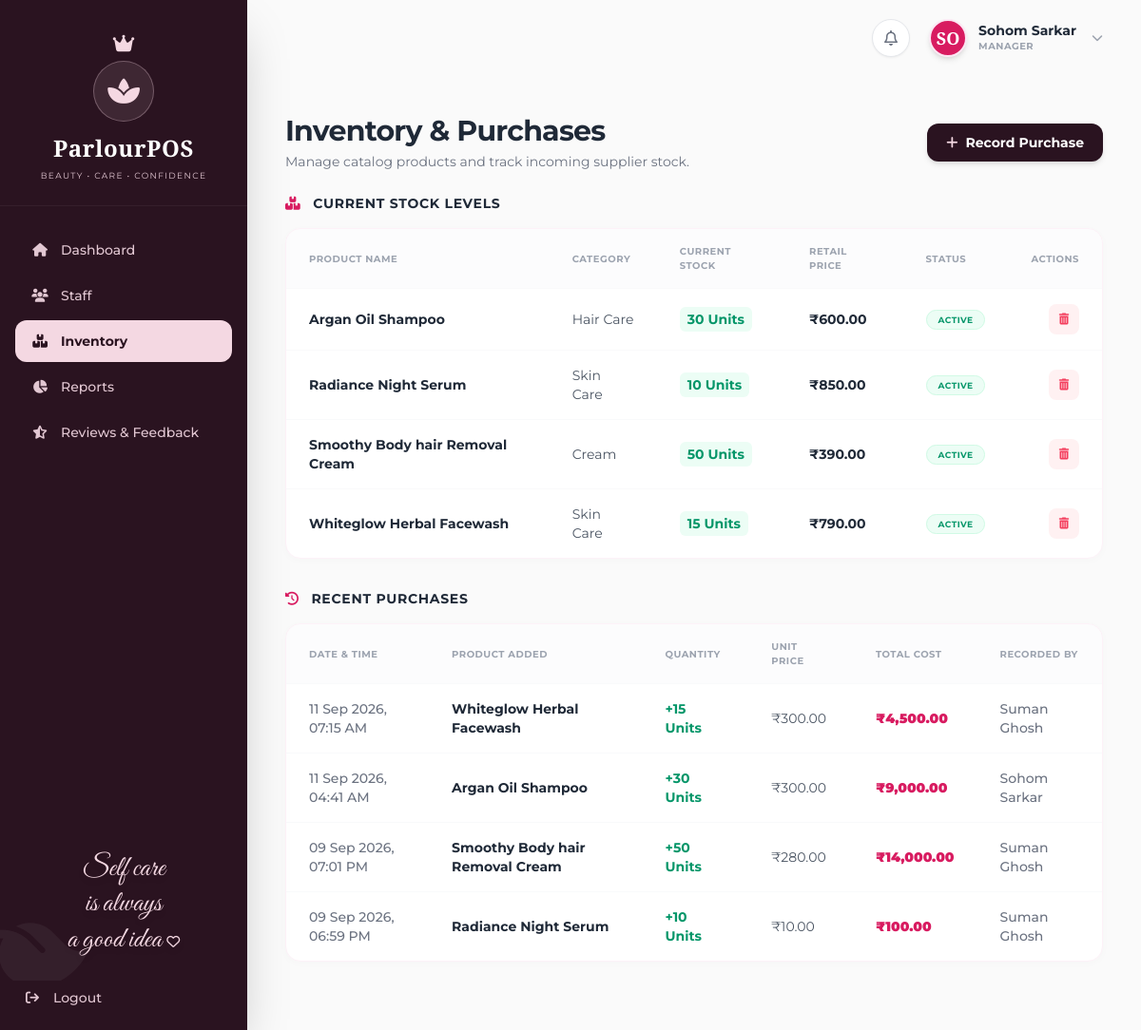
The page /ParlourPOS/manager/inventory.php (signed in) on the database its author committed.
### tables this page shows
CREATE TABLE `catalog_items` (
  `id` int(11) NOT NULL,
  `type` enum('Service','Product') NOT NULL,
  `category` varchar(50) NOT NULL,
  `name` varchar(100) NOT NULL,
  `image` varchar(255) DEFAULT NULL,
  `price` decimal(10,2) NOT NULL,
  `tax_percent` decimal(5,2) DEFAULT 0.00,
  `current_stock` int(11) DEFAULT NULL,
  `min_stock` int(11) DEFAULT NULL,
  `status` enum('Active','Inactive') DEFAULT 'Active',
  `created_at` timestamp NOT NULL DEFAULT current_timestamp(),
  `stock` int(11) DEFAULT 0
);

CREATE TABLE `purchases` (
  `id` int(11) NOT NULL,
  `product_id` int(11) NOT NULL,
  `user_id` int(11) NOT NULL,
  `quantity` int(11) NOT NULL,
  `unit_price` decimal(10,2) NOT NULL,
  `total_cost` decimal(10,2) NOT NULL,
  `created_at` timestamp NOT NULL DEFAULT current_timestamp()
);

CREATE TABLE `users` (
  `id` int(11) NOT NULL,
  `name` varchar(100) NOT NULL,
  `email` varchar(100) NOT NULL,
  `phone` varchar(20) DEFAULT NULL,
  `password` varchar(255) DEFAULT NULL,
  `role` enum('Super Admin','Manager','Receptionist','Beautician') NOT NULL,
  `commission_type` enum('Percentage','Fixed','None') DEFAULT 'None',
  `commission_value` decimal(10,2) DEFAULT 0.00,
  `status` enum('Active','Inactive') DEFAULT 'Active',
  `photo` varchar(255) DEFAULT NULL,
  `document` varchar(255) DEFAULT NULL,
  `created_at` timestamp NOT NULL DEFAULT current_timestamp(),
  `google_id` varchar(255) DEFAULT NULL
);

### ParlourPOS/manager/inventory.php (the view, shortened to what this page needs)
<?php
require_once '../config/database.php';
$products = [];
try {
    $res = $conn->query("SELECT id, name, category, price, COALESCE(stock, 0) as stock, status FROM catalog_items WHERE type = 'Product' ORDER BY name ASC");
    if ($res) while ($row = $res->fetch_assoc()) $products[] = $row;
} catch (Exception $e) {}
$purchases = [];
try {
    $res2 = $conn->query("
        SELECT p.id, p.quantity, p.unit_price, p.total_cost, COALESCE(p.created_at, CURRENT_TIMESTAMP) as date_added, c.name as product_name, u.name as added_by
        FROM purchases p
        JOIN catalog_items c ON p.product_id = c.id
        JOIN users u ON p.user_id = u.id
        ORDER BY p.id DESC LIMIT 50
    ");
    if ($res2) while ($row = $res2->fetch_assoc()) $purchases[] = $row;
} catch (Exception $e) {}
require_once '../includes/header.php';
?>
<div class="mb-6 flex flex-col sm:flex-row sm:items-center justify-between gap-4">
    <div>
        <h2 class="text-3xl font-bold text-gray-800 tracking-tight">Inventory & Purchases</h2>
        <p class="text-gray-500 text-sm mt-1">Manage catalog products and track incoming supplier stock.</p>
    </div>
    <div class="flex gap-3">
        <button onclick="openModal('recordPurchaseModal')" class="bg-brand-sidebar hover:bg-brand-sidebar/90 text-white px-5 py-2.5 rounded-xl text-sm font-bold shadow-md transition-smooth flex items-center gap-2">
            <i class="fa-solid fa-plus text-brand-pink"></i> Record Purchase
        </button>
    </div>
</div>
<div class="mb-8">
    <h4 class="text-sm font-bold text-gray-800 uppercase tracking-wider mb-4"><i class="fa-solid fa-boxes-stacked text-brand-magenta mr-2"></i> Current Stock Levels</h4>
    <div class="bg-white rounded-2xl shadow-[0_2px_10px_rgba(0,0,0,0.02)] border border-pink-50 overflow-hidden">
        <div class="overflow-x-auto">
            <table class="w-full text-left border-collapse">
                <thead>
                    <tr class="bg-gray-50/50 text-gray-400 text-[10px] uppercase tracking-wider font-bold border-b border-gray-50">
                        <th class="px-6 py-4">Product Name</th>
                        <th class="px-6 py-4">Category</th>
                        <th class="px-6 py-4">Current Stock</th>
                        <th class="px-6 py-4">Retail Price</th>
                        <th class="px-6 py-4">Status</th>
                        <th class="px-6 py-4 text-right">Actions</th>
                    </tr>
                </thead>
                <tbody class="text-sm divide-y divide-gray-50">
                    <?php if (empty($products)): ?>
                        <tr><td colspan="6" class="px-6 py-12 text-center text-gray-400">No products found in inventory. Wait for Admin to add them.</td></tr>
                    <?php else: ?>
                        <?php foreach ($products as $prod): ?>
                            <tr class="hover:bg-[#FDF0F3]/30 transition-colors">
                                <td class="px-6 py-4 font-bold text-gray-800"><?= htmlspecialchars($prod['name']) ?></td>
                                <td class="px-6 py-4 text-gray-600"><?= htmlspecialchars($prod['category'] ?: 'General') ?></td>
                                <td class="px-6 py-4">
                                    <?php if ($prod['stock'] <= 5): ?>
                                        <span class="text-rose-500 font-bold bg-rose-50 px-2 py-1 rounded-md"><i class="fa-solid fa-triangle-exclamation mr-1"></i> <?= $prod['stock'] ?> Units</span>
                                    <?php else: ?>
                                        <span class="text-emerald-600 font-bold bg-emerald-50 px-2 py-1 rounded-md"><?= $prod['stock'] ?> Units</span>
                                    <?php endif; ?>
                                </td>
                                <td class="px-6 py-4 font-bold text-gray-800">₹<?= number_format($prod['price'], 2) ?></td>
                                <td class="px-6 py-4">
                                    <span class="px-3 py-1 rounded-full text-[9px] font-bold uppercase tracking-wider border <?= $prod['status'] === 'Active' ? 'bg-emerald-50 text-emerald-600 border-emerald-100' : 'bg-gray-100 text-gray-600 border-gray-200' ?>">
                                        <?= $prod['status'] ?>
                                    </span>
                                </td>
                                <td class="px-6 py-4 text-right">
                                    <form method="POST" action="inventory.php" class="inline-block" onsubmit="return confirm('Are you sure you want to permanently delete this product? All stock and purchase records will be lost.');">
                                        <button type="submit" class="w-8 h-8 rounded-lg bg-rose-50 text-rose-500 hover:bg-rose-500 hover:text-white transition-smooth inline-flex items-center justify-center" title="Delete Product">
                                            <i class="fa-solid fa-trash-can text-xs"></i>
                                        </button>
                                    </form>
                                </td>
                            </tr>
                        <?php endforeach; ?>
                    <?php endif; ?>
                </tbody>
            </table>
        </div>
    </div>
</div>
<div class="mb-8">
    <h4 class="text-sm font-bold text-gray-800 uppercase tracking-wider mb-4"><i class="fa-solid fa-clock-rotate-left text-brand-magenta mr-2"></i> Recent Purchases</h4>
    <div class="bg-white rounded-2xl shadow-[0_2px_10px_rgba(0,0,0,0.02)] border border-pink-50 overflow-hidden">
        <div class="overflow-x-auto">
            <table class="w-full text-left border-collapse">
                <thead>
                    <tr class="bg-gray-50/50 text-gray-400 text-[10px] uppercase tracking-wider font-bold border-b border-gray-50">
                        <th class="px-6 py-4">Date & Time</th>
                        <th class="px-6 py-4">Product Added</th>
                        <th class="px-6 py-4">Quantity</th>
                        <th class="px-6 py-4">Unit Price</th>
                        <th class="px-6 py-4">Total Cost</th>
                        <th class="px-6 py-4">Recorded By</th>
                    </tr>
                </thead>
                <tbody class="text-sm divide-y divide-gray-50">
                    <?php if (empty($purchases)): ?>
                        <tr><td colspan="6" class="px-6 py-12 text-center text-gray-400">No purchase records found.</td></tr>
                    <?php else: ?>
                        <?php foreach ($purchases as $pur): ?>
                            <tr class="hover:bg-[#FDF0F3]/30 transition-colors">
                                <td class="px-6 py-4 text-gray-500 font-medium"><?= date('d M Y, h:i A', strtotime($pur['date_added'])) ?></td>
                                <td class="px-6 py-4 font-bold text-gray-800"><?= htmlspecialchars($pur['product_name']) ?></td>
                                <td class="px-6 py-4 font-bold text-emerald-600">+<?= $pur['quantity'] ?> Units</td>
                                <td class="px-6 py-4 text-gray-600">₹<?= number_format($pur['unit_price'], 2) ?></td>
                                <td class="px-6 py-4 font-black text-brand-magenta">₹<?= number_format($pur['total_cost'], 2) ?></td>
                                <td class="px-6 py-4 text-gray-500 font-medium"><?= htmlspecialchars($pur['added_by']) ?></td>
                            </tr>
                        <?php endforeach; ?>
                    <?php endif; ?>
                </tbody>
            </table>
        </div>
    </div>
</div>
<?php require_once '../includes/footer.php'; ?>

### ParlourPOS/includes/header.php (style rules this page uses)
body { background-color: #FAFAFA; }
.transition-smooth { transition: all 0.3s cubic-bezier(0.4, 0, 0.2, 1); }

### rows shown on the page
catalog_items: name "Argan Oil Shampoo", category "Hair Care", stock "30", price "600.00", status "ACTIVE"
catalog_items: name "Radiance Night Serum", category "Skin Care", stock "10", price "850.00", status "ACTIVE"
catalog_items: name "Smoothy Body hair Removal Cream", category "Cream", stock "50", price "390.00", status "ACTIVE"
catalog_items: name "Whiteglow Herbal Facewash", category "Skin Care", stock "15", price "790.00", status "ACTIVE"
purchases: date_added "11 Sep 2026, 07:15 AM", catalog_items.name "Whiteglow Herbal Facewash", quantity "15", unit_price "300.00", total_cost "4,500.00", user.name "Suman Ghosh"
purchases: date_added "11 Sep 2026, 04:41 AM", catalog_items.name "Argan Oil Shampoo", quantity "30", unit_price "300.00", total_cost "9,000.00", user.name "Sohom Sarkar"
purchases: date_added "09 Sep 2026, 07:01 PM", catalog_items.name "Smoothy Body hair Removal Cream", quantity "50", unit_price "280.00", total_cost "14,000.00", user.name "Suman Ghosh"
purchases: date_added "09 Sep 2026, 06:59 PM", catalog_items.name "Radiance Night Serum", quantity "10", unit_price "10.00", total_cost "100.00", user.name "Suman Ghosh"

### other values the page prints
substr($user_name, 0, 2) "SO"
$user_name "Sohom Sarkar"
$role "MANAGER"
